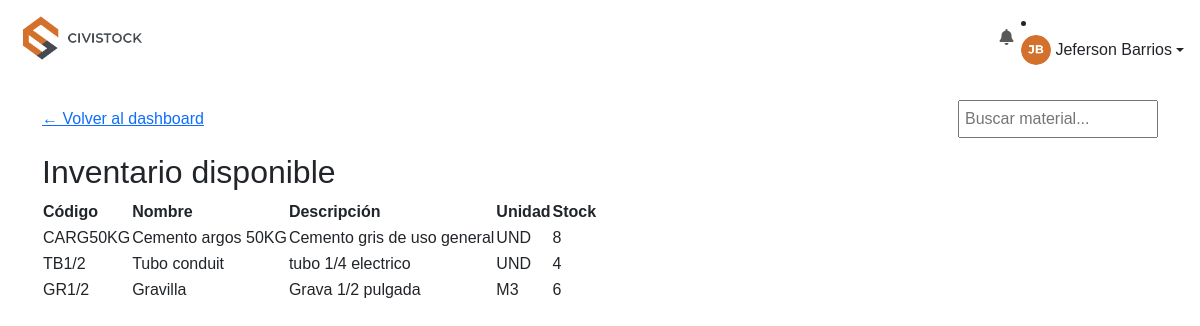
Screenshot of /ingeniero/existencias (signed in) with the database file from the repository.
### models.py (models this page shows, shortened)
class User(db.Model):
    __tablename__ = 'user'
    id = db.Column(db.Integer, primary_key=True)
    username = db.Column(db.String(80), unique=True, nullable=False)
    nombre = db.Column(db.String(120), nullable=False)
    password = db.Column(db.String(200), nullable=False)
    rol = db.Column(db.String(20), nullable=False)
    foto = db.Column(db.String(120), nullable=True, default='default.jpg')

class Material(db.Model):
    __tablename__ = 'material'
    id = db.Column(db.Integer, primary_key=True)
    codigo = db.Column(db.String(50), unique=True, nullable=False)
    nombre = db.Column(db.String(100), nullable=False)
    descripcion = db.Column(db.String(200))
    stock = db.Column(db.Float, default=0)
    stock_minimo = db.Column(db.Integer, default=0)
    unidad = db.Column(db.String(50))
    en_devolucion = db.Column(db.Float, default=0)
    movimientos = db.relationship('Movimiento', backref='material', lazy=True)

### ingeniero_routes.py (the view)
@ingeniero_bp.route('/existencias')
@ingeniero_required
def existencias():
    sync_user_session()
    materiales = Material.query.all()
    return render_template('Ingeniero/existencias_ingeniero.html', materiales=materiales)

### ingeniero_routes.py (called while the page is built)
def ingeniero_required(func):
    @wraps(func)
    def wrapper(*args, **kwargs):
        if 'user_role' not in session or session['user_role'] != 'INGENIERO':
            flash('Acceso no autorizado.', 'error')
            return redirect(url_for('login'))
        return func(*args, **kwargs)
    return wrapper

def sync_user_session():
    user = User.query.filter_by(username=session.get('user')).first()
    if user:
        session['user_name'] = user.nombre
        session['user_photo'] = user.foto
        session['user_id'] = user.id

### utils.py (called while the page is built)
def formatear_numero(value):
    try:
        num = float(value)
        if num.is_integer():
            return int(num)
        return num
    except (ValueError, TypeError):
        return value

def obtener_materiales_bajo_stock():
    return Material.query.filter(Material.stock <= Material.stock_minimo).all()

### templates/Ingeniero/existencias_ingeniero.html (shortened to what this page needs)
{% extends "base.html" %}
{% block content %}
  <div style="display: flex; justify-content: space-between; align-items: center; margin-bottom: 15px;">
    <a href="{{ url_for('ingeniero.dashboard') }}" class="btn-volver">← Volver al dashboard</a>
    <input type="text" id="busqueda" placeholder="Buscar material..." style="padding: 5px; width: 200px;">
  </div>
  <h2>Inventario disponible</h2>
  {% if materiales %}
    <table id="tabla-materiales">
      <thead>
        <tr>
          <th>Código</th>
          <th>Nombre</th>
          <th>Descripción</th>
          <th>Unidad</th>
          <th>Stock</th>
        </tr>
      </thead>
      <tbody>
        {% for material in materiales %}
          <tr>
            <td>{{ material.codigo }}</td>
            <td>{{ material.nombre }}</td>
            <td>{{ material.descripcion }}</td>
            <td>{{ material.unidad }}</td>
            <td>{{ material.stock|formatear_numero }}</td>
          </tr>
        {% endfor %}
      </tbody>
    </table>
  {% else %}
    <p>No hay materiales registrados.</p>
  {% endif %}
{% endblock %}

### templates/base.html (shortened to what this page needs)
<!DOCTYPE html>
<html lang="es">
<head>
    <link href="https://cdn.jsdelivr.net/npm/bootstrap@5.3.0/dist/css/bootstrap.min.css" rel="stylesheet">
    <link href="https://cdnjs.cloudflare.com/ajax/libs/font-awesome/6.5.0/css/all.min.css" rel="stylesheet">
    <link rel="stylesheet" href="{{ url_for('static', filename='style.css') }}">
</head>
<body>
    <nav class="navbar navbar-expand-lg navbar-white bg-white px-3">
        <a class="navbar-brand" href="{{ url_for(user_role.lower() + '.dashboard') }}">
            <img src="{{ url_for('static', filename='civistockresponsive.png') }}" alt="Logo" height="50">
        </a>
        <div class="collapse navbar-collapse" id="menuNav">
<ul class="navbar-nav">
    <li class="nav-item dropdown">
        <a class="nav-link position-relative" href="#" id="notifDropdown" role="button" data-bs-toggle="dropdown" aria-expanded="false">
            <i class="fas fa-bell"></i>
        </a>
    </li>
</ul>
                <li class="nav-item dropdown">
                    <a class="nav-link dropdown-toggle d-flex align-items-center" href="#" role="button" data-bs-toggle="dropdown">
                        <img src="{{ url_for('static', filename='uploads/' + (user_photo or 'default.jpg')) }}" alt="Foto" width="30" height="30" class="rounded-circle me-1">
                        {{ user_name }}
                    </a>
                </li>
        </div>
    </nav>
    <div class="container my-4">
        {% block content %}{% endblock %}
    </div>

### static/style.css (style rules this page uses)
body, html { margin: 0; padding: 0; height: 100%; font-family: 'Montserrat', sans-serif; }

### rows the page displays
User: foto (picture), nombre "Jeferson Barrios"
Material: codigo "CARG50KG", nombre "Cemento argos 50KG", descripcion "Cemento gris de uso general", unidad "UND", stock "8"
Material: codigo "TB1/2", nombre "Tubo conduit", descripcion "tubo 1/4 electrico", unidad "UND", stock "4"
Material: codigo "GR1/2", nombre "Gravilla", descripcion "Grava 1/2 pulgada", unidad "M3", stock "6"
